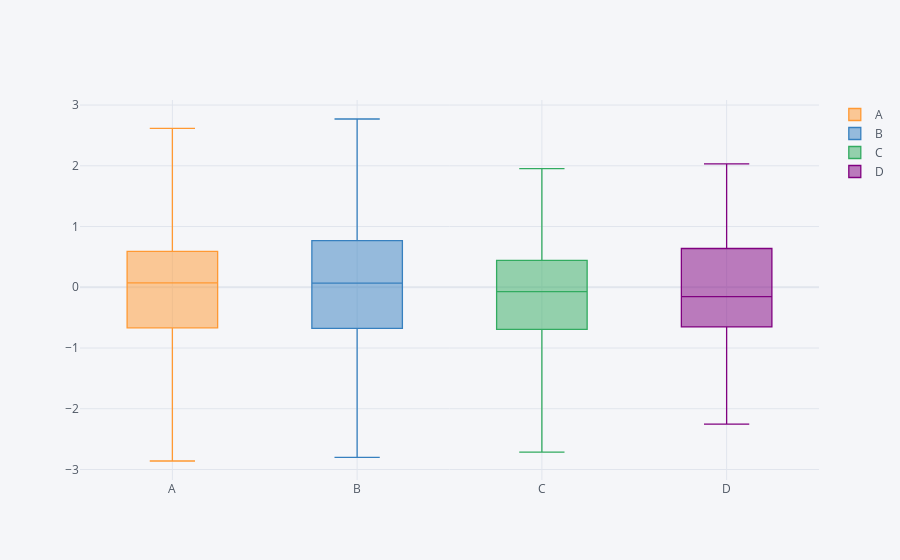

Notebook source saved alongside this figure:
### Code cell
print(df["A"].max(), df[df["A"] <= 0.5926637]["A"].count())
# df.iplot(kind="box")
